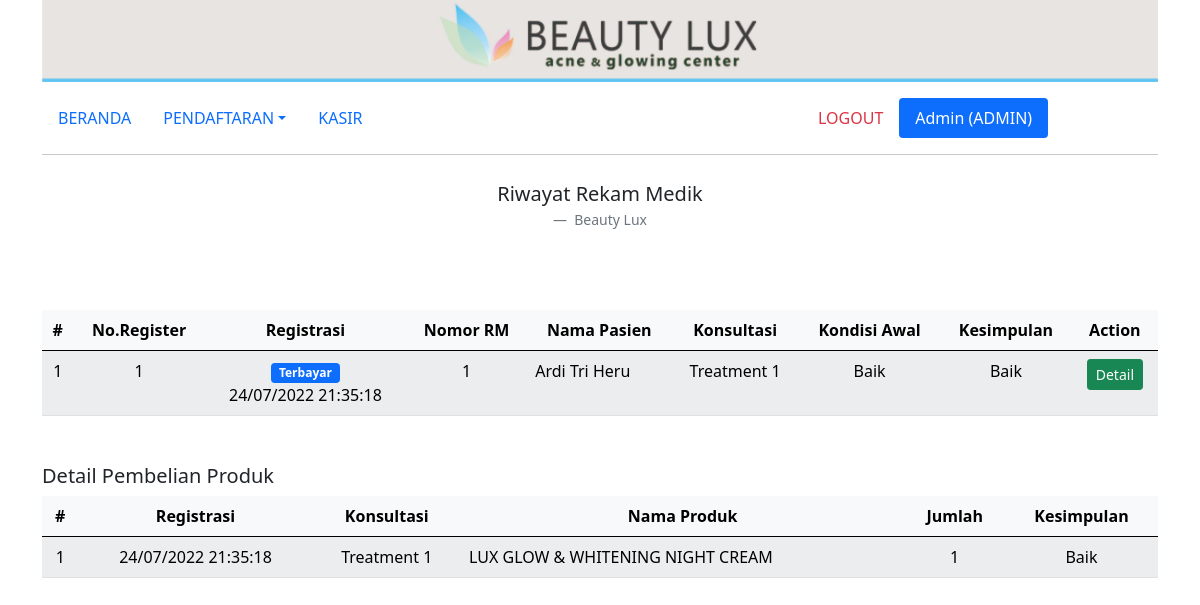
Page /registrasi_riwayat.php?id_customer=1&id_treatment=1 (signed in) on the committed database.
### tables this page shows
CREATE TABLE `treatment` (
  `id_treatment` int(100) NOT NULL AUTO_INCREMENT,
  `id_customer` int(10) NOT NULL,
  `id_user` int(3) NOT NULL,
  `dokter` varchar(50) NOT NULL,
  `konsultasi` varchar(100) NOT NULL,
  `note` varchar(100) NOT NULL,
  `tanggal` timestamp NOT NULL DEFAULT current_timestamp() ON UPDATE current_timestamp(),
  `status` int(1) NOT NULL,
  `kesimpulan` varchar(100) DEFAULT NULL,
  PRIMARY KEY (`id_treatment`),
  KEY `id_treatment` (`id_treatment`),
  KEY `id_customer` (`id_customer`),
  CONSTRAINT `treatment_ibfk_1` FOREIGN KEY (`id_customer`) REFERENCES `customer` (`id_customer`)
);

CREATE TABLE `customer` (
  `id_customer` int(10) NOT NULL AUTO_INCREMENT,
  `nama` varchar(50) NOT NULL,
  `tgl_lahir` date NOT NULL,
  `tempat_lahir` varchar(20) NOT NULL,
  `alamat` varchar(100) NOT NULL,
  `no_hp` varchar(13) NOT NULL,
  PRIMARY KEY (`id_customer`),
  KEY `id_customer` (`id_customer`)
);

CREATE TABLE `detail_penjualan` (
  `id_detail_penjualan` int(100) NOT NULL AUTO_INCREMENT,
  `id_treatment` int(100) NOT NULL,
  `id_produk` int(100) NOT NULL,
  `harga_satuan` int(5) NOT NULL,
  `jumlah` int(3) NOT NULL,
  `tanggal` date NOT NULL,
  `jam` time NOT NULL,
  PRIMARY KEY (`id_detail_penjualan`),
  KEY `id_detail_penjualan` (`id_detail_penjualan`),
  KEY `id_produk` (`id_produk`)
);

CREATE TABLE `produk` (
  `id_produk` int(100) NOT NULL AUTO_INCREMENT,
  `id_produk_kategori` int(3) NOT NULL,
  `nama_produk` varchar(50) NOT NULL,
  `harga` int(10) NOT NULL,
  `stok` int(5) NOT NULL,
  PRIMARY KEY (`id_produk`),
  KEY `id_produk` (`id_produk`),
  KEY `id_produk_kategori` (`id_produk_kategori`),
  CONSTRAINT `produk_ibfk_1` FOREIGN KEY (`id_produk_kategori`) REFERENCES `produk_kategori` (`id_produk_kategori`)
);

CREATE TABLE `treatment_detail` (
  `id_treatment_detail` int(100) NOT NULL AUTO_INCREMENT,
  `id_treatment` int(100) NOT NULL,
  `id_produk` int(100) NOT NULL,
  `dosis` varchar(20) NOT NULL,
  PRIMARY KEY (`id_treatment_detail`),
  KEY `id_treatment_detail` (`id_treatment_detail`),
  KEY `id_treatment` (`id_treatment`),
  KEY `id_produk` (`id_produk`)
);

### registrasi_riwayat.php (the view)
<?php include('templates/header.php'); ?>
<div class="container">
    <div class="row">
        <div class="col-md-12">
            <img src="img/header.jpg" class="img-fluid" alt="...">
        </div>
    </div>
    <div class="row mt-3 mb-2">
        <div class="col">
            <?php include('menu.php'); ?>
        </div>
    </div>
    <div class="row">
        <figure class="text-center">
            <blockquote class="blockquote">
                <p>Riwayat Rekam Medik</p>
            </blockquote>
            <figcaption class="blockquote-footer">
                Beauty Lux
            </figcaption>
        </figure>
    </div>
    <div class="row mt-5">
        <div class="col-md-12">
            <table class="table table-hover table-light table-striped">
                <thead>
                    <tr>
                        <th class="text-center" scope="col">#</th>
                        <th class="text-center" scope="col">No.Register</th>
                        <th class="text-center" scope="col">Registrasi</th>
                        <th class="text-center" scope="col">Nomor RM</th>
                        <th class="text-center" scope="col">Nama Pasien</th>
                        <th class="text-center" scope="col">Konsultasi</th>
                        <th class="text-center" scope="col">Kondisi Awal</th>
                        <th class="text-center" scope="col">Kesimpulan</th>
                        <th class="text-center" scope="col">Action</th>
                    </tr>
                </thead>
                <tbody>
                    <?php
                    $no = 1;
                    $id_customer = $_GET['id_customer'];
                    include 'templates/koneksi.php';
                    $query = mysqli_query($koneksi, "
                    SELECT *,
                    CASE
                    WHEN treatment.status = 0 THEN 'Proses konsultasi'
                    WHEN treatment.status = 1 THEN 'Farmasi'
                    WHEN treatment.status = 2 THEN 'Kasir'
                    WHEN treatment.status = 3 THEN 'Terbayar'
                    END AS nm_status
                    FROM treatment
                    JOIN customer
                    ON treatment.id_customer = customer.id_customer
                    WHERE customer.id_customer = '$id_customer'
                    ORDER BY treatment.id_treatment ASC
                    ");
                    while ($d = mysqli_fetch_array($query)) {
                    ?>
                        <tr>
                            <td class="text-center" scope="row"><?= $no++; ?></td>
                            <td class="text-center" scope="row"><?= $d['id_treatment']; ?></td>
                            <td class="text-center" scope="row"><span class="badge bg-primary"><?= $d['nm_status']; ?></span><br><?= date('d/m/Y H:i:s', strtotime($d['tanggal'])); ?></td>
                            <td class="text-center" scope="row"><?= $d['id_customer']; ?></td>
                            <td class="text-right" scope="row"><?= $d['nama']; ?></td>
                            <td class="text-center" scope="row"><?= $d['konsultasi']; ?></td>
                            <td class="text-center" scope="row"><?= $d['note']; ?></td>
                            <td class="text-center" scope="row"><?= $d['kesimpulan']; ?></td>
                            <td class="text-center" scope="row">
                                <a href="registrasi_riwayat.php?id_customer=<?= $d['id_customer']; ?>&id_treatment=<?= $d['id_treatment']; ?>" type="button" class="btn btn-success btn-sm">Detail</a>
                            </td>
                            </ </tr>
                        <?php } ?>
            </table>
            <?php if (!empty($_GET['id_treatment'])) : ?>
                <h5 class="mt-5">Detail Pembelian Produk</h5>
                <table class="table table-hover table-light table-striped">
                    <thead>
                        <tr>
                            <th class="text-center" scope="col">#</th>
                            <th class="text-center" scope="col">Registrasi</th>
                            <th class="text-center" scope="col">Konsultasi</th>
                            <th class="text-center" scope="col">Nama Produk</th>
                            <th class="text-center" scope="col">Jumlah</th>
                            <th class="text-center" scope="col">Kesimpulan</th>
                        </tr>
                    </thead>
                    <tbody>
                        <?php
                        $id_treatment = $_GET['id_treatment'];
                        $no = 1;
                        include 'templates/koneksi.php';
                        $query = mysqli_query($koneksi, "
                        SELECT *
                        FROM detail_penjualan
                        JOIN produk
                        ON detail_penjualan.id_produk = produk.id_produk
                        JOIN treatment
                        ON detail_penjualan.id_treatment=treatment.id_treatment
                        JOIN treatment_detail
                        ON detail_penjualan.id_produk = treatment_detail.id_produk
                        WHERE detail_penjualan.id_treatment = '$id_treatment'
                    ");
                        while ($d = mysqli_fetch_array($query)) {
                        ?>
                            <tr>
                                <td class="text-center" scope="row"><?= $no++; ?></td>
                                <td class="text-center" scope="row"><?= date('d/m/Y H:i:s', strtotime($d['tanggal'])); ?></td>
                                <td class="text-center" scope="row"><?= $d['konsultasi']; ?></td>
                                <td class="text-left" scope="row"><?= $d['nama_produk']; ?></td>
                                <td class="text-center" scope="row"><?= $d['dosis']; ?></td>
                                <td class="text-center" scope="row"><?= $d['kesimpulan']; ?></td>
                            </tr>
                        <?php } ?>
                </table>
            <?php endif; ?>
        </div>
    </div>
</div>
<?php include('templates/footer.php'); ?>

### rows in the picture
treatment: id_treatment "1", nm_status "Terbayar", tanggal "24/07/2022 21:35:18", id_customer.id_customer "1", id_customer.nama "Ardi Tri Heru", konsultasi "Treatment 1", note "Baik", kesimpulan "Baik"
detail_penjualan: id_treatment.tanggal "24/07/2022 21:35:18", id_treatment.konsultasi "Treatment 1", id_produk.nama_produk "LUX GLOW & WHITENING NIGHT CREAM", treatment_detail.dosis "1", id_treatment.kesimpulan "Baik"

### other values in the picture
$_SESSION["nama_user"] "Admin"
$_SESSION["login_as"] "ADMIN"
